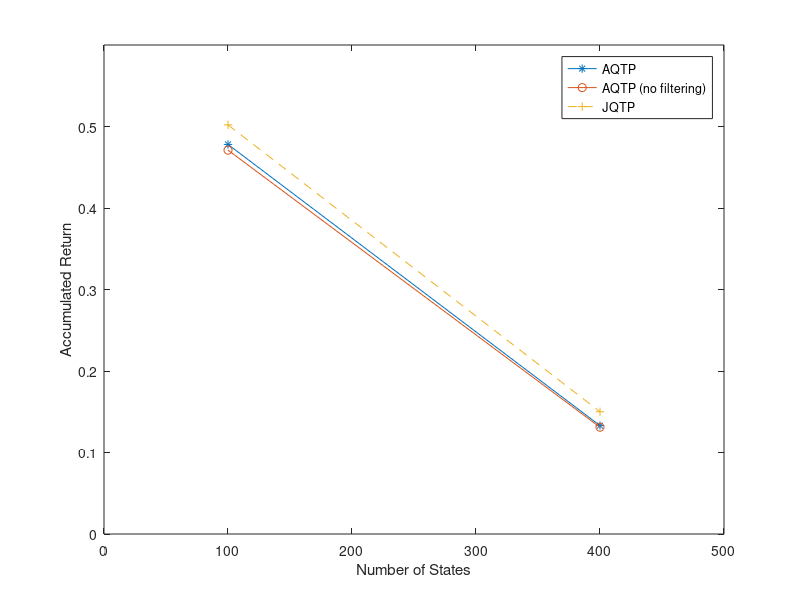
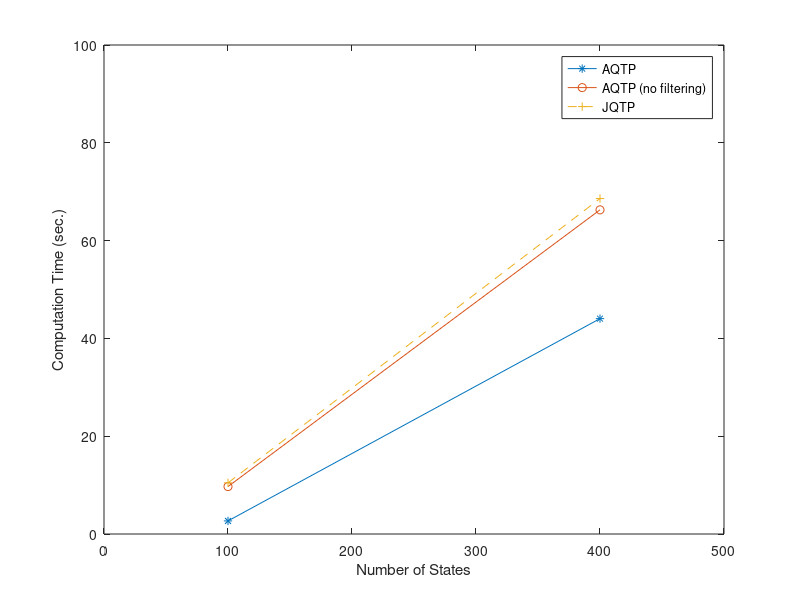

MATLAB code for these plots, in order:
function main()
  clear all; close all;

  plot([100, 400], [0.478, 0.133], '*-');
  hold on
  plot([100, 400], [0.471, 0.131], 'o-');
  plot([100, 400], [0.502, 0.150], '+--');

  legend('AQTP', 'AQTP (no filtering)', 'JQTP');
  xlabel('Number of States');
  ylabel('Accumulated Return');
  axis([0, 500, 0, 0.6]);


  figure;

  plot([100, 400], [2.674, 44.043], '*-');
  hold on
  plot([100, 400], [9.703, 66.288], 'o-');
  plot([100, 400], [10.463, 68.599], '+--');

  legend('AQTP', 'AQTP (no filtering)', 'JQTP');
  xlabel('Number of States');
  ylabel('Computation Time (sec.)');
  axis([0, 500, 0, 100]);
end
